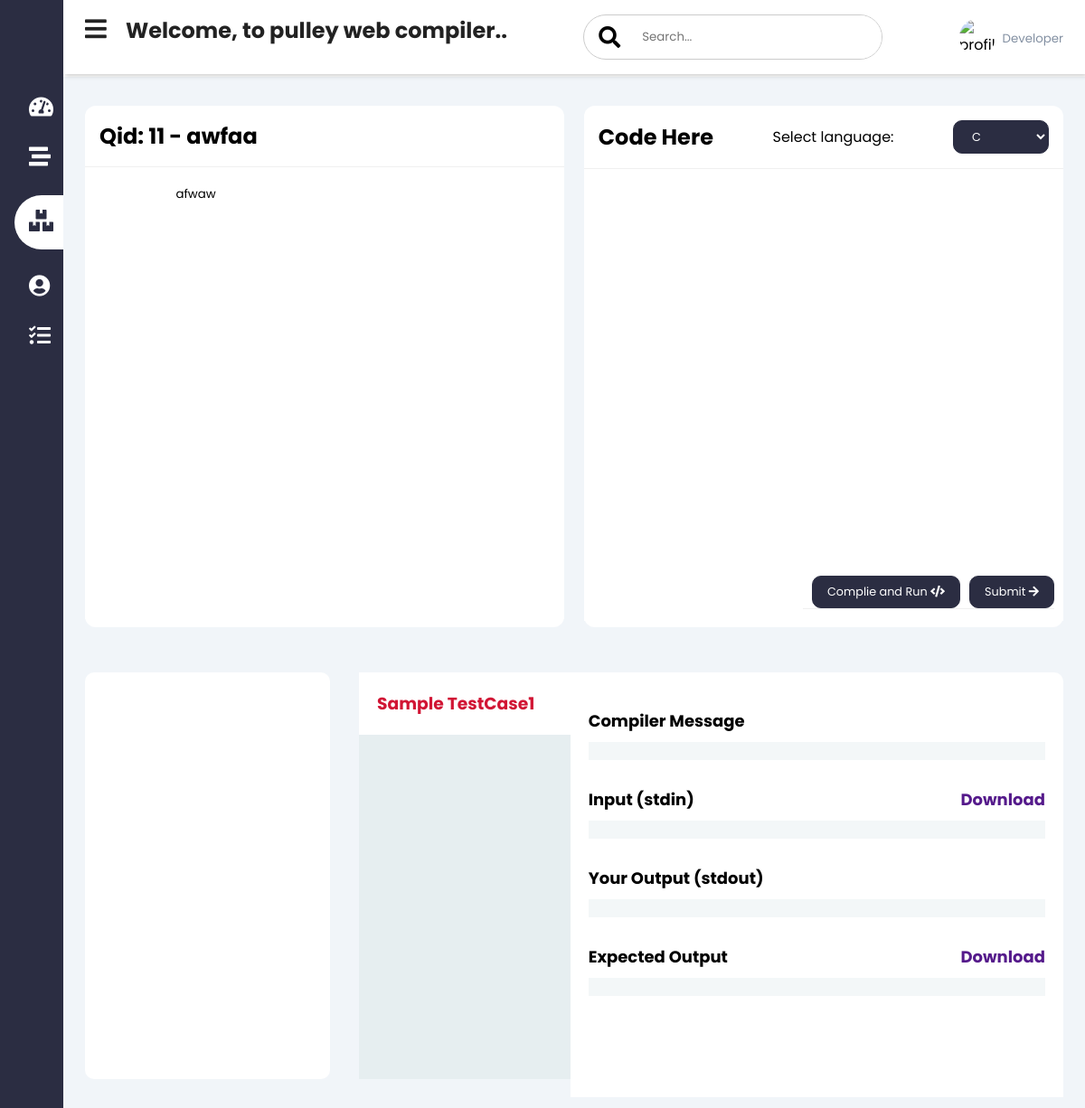
/competition_compiler/11, run on the app's committed database.
### Compiler/models.py (models this page shows, shortened)
class Contest_Questions(models.Model):
    contest_id = models.ForeignKey(All_Contest_Data,on_delete=models.CASCADE,null=True)
    title = models.CharField(max_length=100, null=True)
    long_des = models.TextField(null=True)
    image = models.FileField(null=True, blank=True)
    inputt1 = models.TextField(null=True, blank=True)
    ex_outputt1 = models.TextField(null=True, blank=True)
    inputt2 = models.TextField(null=True, blank=True)
    ex_outputt2 = models.TextField(null=True, blank=True)
    inputt3 = models.TextField(null=True, blank=True)
    ex_outputt3 = models.TextField(null=True, blank=True)
    inputt4 = models.TextField(null=True, blank=True)
    ex_outputt4 = models.TextField(null=True, blank=True)
    inputt5 = models.TextField(null=True, blank=True)
    ex_outputt5 = models.TextField(null=True, blank=True)
    inputt6 = models.TextField(null=True, blank=True)
    ex_outputt6 = models.TextField(null=True, blank=True)
    inputt7 = models.TextField(null=True, blank=True)
    ex_outputt7 = models.TextField(null=True, blank=True)
    inputt8 = models.TextField(null=True, blank=True)
    ex_outputt8 = models.TextField(null=True, blank=True)
    inputt9 = models.TextField(null=True, blank=True)
    ex_outputt9 = models.TextField(null=True, blank=True)
    inputt10 = models.TextField(null=True, blank=True)
    ex_outputt10 = models.TextField(null=True, blank=True)

### Compiler/views.py (the view, shortened to what this page needs)
# urls.py: path('competition_compiler/<int:cpid>', Solve_Competition_Problem, name="Solve_Competition_Problem"),
def Solve_Competition_Problem(request, cpid):
    data = Contest_Questions.objects.get(id=cpid)
    d = {'data':data}
    return render(request, 'competition_compiler.html',d)

### Compiler/templates/competition_compiler.html (shortened to what this page needs)
{% load static %}
<!DOCTYPE html>
<html>
<head>
    <link rel="stylesheet" href="https://use.fontawesome.com/releases/v5.15.3/css/all.css">
    <link rel="stylesheet" href="{% static 'assets/style.css' %}">
    <link rel="stylesheet" href="{% static 'assets/practice.css' %}">
</head>
<body>
    <div class="sidebar">
        <div class="sidebar-brand">
        </div>
        <div class="sidebar-menu">
          <ul>
              <li>
              <a href="{% url 'Compiler:Main_Compiler' %}">
                <span class="fas fa-tachometer-alt"></span>
              </a>
            </li>
            <li>
              <a href="{% url 'Compiler:Pratice' %}">
                <span class="fas fa-stream"></span>
              </a>
            </li>
            <li>
              <a href="{% url 'Compiler:All_Contest' %}" class="active">
                <span class="fas fa-boxes"></span>
              </a>
            </li>
            <li>
              <a href="#">
                <span class="fas fa-user-circle"></span>
              </a>
            </li>
            {% if request.user.is_authenticated %}
            <li>
              <a href="{% url 'Compiler:Logout' %}">
                <span class="fas fa-tasks"></span>
                <span>Logout</span>
              </a>
            </li>
            {% else %}
            <li>
              <a href="{% url 'Compiler:Login' %}">
                <span class="fas fa-tasks"></span>
              </a>
            </li>
            {% endif %}
          </ul>
        </div>
    </div>
    <div class="main-content">
      <header>
        <h2>
          <label for="nav-toggle">
            <span class="fas fa-bars"></span>
          </label>
          {% if request.user.is_authenticated %}
         Welcome, {{ request.user.first_name }} to pulley web compiler...
          {% else %}
          Welcome, to pulley web compiler..
          {% endif %}
        </h2>
        <div class="search-wrapper">
          <span class="fas fa-search"> </span>
          <input type="search" placeholder="Search..." />
        </div>
        <div class="user-wrapper">
         <img src="https://media-exp1.licdn.com/dms/image/C5103AQGd1Q7QeOkk2w/profile-displayphoto-shrink_400_400/0/1570086262982?e=1626307200&v=beta&t=hzxahV3DjxVr5YViy4QGGv8xssHJ0IwogiPxwjzX5F4" width="40px" height="40px" alt="profile-img">
         <div class="">
            <small>Developer</small>
         </div>
        </div>
      </header>
      <main>
          <div class="projects">
            <div class="practicecard card">
                <div class="card-header">
                  <h2>Qid: {{ data.id }} -  {{ data.title }}</h2>
                </div>
                <div class="card-body">
                    <textarea  name="" id="">
                        {{ data.long_des }}
                    </textarea>
                </div>
              </div>
            <div class="practicecard card">
                 <form id="code_form" action="{% url 'Compiler:Solve_Competition_Problem' data.id %}">
              <div class="card-header">
                <h2>Code Here</h2>
                <label for="language">Select language: </label>
                <select name="language" id="language">
                  <option value="c">C</option>
                </select>
              </div>
              <div class="card-body">
                  <textarea  name="code_code" id="code_code">
                      {{code}}
                  </textarea>
                  <div  class="compiler">
                    <button type="submit">Complie and Run <span class="fas fa-code"></span> </button>
                    <button type="submit">Submit <span class="fas fa-arrow-right"></span> </button>
                  </div>
              </div>
            </div>
        </div>
 <div class="ritikwedssneha">
          <div class="pavitrakidrasti">
            <div>
            <br>
            </div>
          </div>
          <div class="yati-vaishnavi">
            <div class="left">
              <div class="testcase">
                <h3>Sample TestCase1</h3>
              </div>
            </div>
            <div class="right">
              <div class="compiler_test">
              <div class="compilerheading"><h4>Compiler Message</h4></div>
              <div class="compilerdata" ><p id="message">{{message}}</p></div>
            </div>
            <div class="compiler_test">
              <div class="compilerheading"><h4>Input (stdin)</h4><h4><a href="">Download</a></h4></div>
              <div class="compilerdata" ><p id="test_case">{{inn}}</p></div>
            </div>
            <div class="compiler_test">
              <div class="compilerheading"><h4>Your Output (stdout)</h4></div>
              <div class="compilerdata" ><p id="output">{{output}}</p></div>
            </div>
            <div class="compiler_test">
              <div class="compilerheading"><h4>Expected Output</h4><h4><a href="">Download</a></h4></div>
              <div class="compilerdata" ><p id="expected_output">{{ou}}</p></div>
            </div></div>
          </div>
        </div>
      </main>
    </div>
</body>
</html>

### Compiler/static/assets/style.css (style rules this page uses)
:root { --main-color: #2b2d42; --color-dark: #1D2231; --text-grey: #8390A2; }
* { padding: 0; margin: 0; box-sizing: border-box; list-style: none; text-decoration: none; font-family: 'Poppins' ,sans-serif; }
.sidebar { width: 245px; position: fixed; left: 0; top: 0; height: 100%; z-index: 100; background: var(--main-color); transition: width 300ms; }
.sidebar-brand { height: 90px; padding: 1rem 0rem 1rem 2rem; color: #fff; }
.sidebar-menu li { width: 100%; margin-bottom: 1.7rem; padding-left: 1rem; }
.sidebar-menu { margin-top: 1rem; }
.sidebar-menu a { padding-left: 1rem; display: block; color: #fff; font-size: 1.1rem; }
.sidebar-menu a span:first-child { font-size: 1.5rem; padding-right: 1rem; }
.sidebar-menu a.active { background: #fff; padding-top: 1rem; padding-bottom: 1rem; color: var(--main-color); border-radius: 30px 0px 0px 30px; }
.main-content { transition: margin-left 300ms; margin-left: 245px; }
header { background: #fff; display: flex; justify-content: space-between; padding: 1rem 1.5rem; box-shadow: 2px 2px 5px rgba(0, 0, 0, 0.2); position: fixed; left: 245px; top:0; z-index: 100; width: calc(100% - 245px); transition: left 300ms; }
header h2 { color: #222; }
header label span { font-size: 1.7rem; padding-right: 1rem; }
.search-wrapper { border: solid 1px #ccc; border-radius: 30px; height: 50px; display: flex; align-items: center; overflow-x: hidden; }
.search-wrapper span { display: inline-block; padding: 0rem 1rem; font-size: 1.5rem; }
.search-wrapper input { height: 100%; padding: .5rem; border: none; outline: none; }
.user-wrapper { display: flex; align-items: center; }
.user-wrapper img { border-radius: 50%; margin-right: .5rem; }
.user-wrapper small { display: inline-block; color: var(--text-grey); margin-top: -1px !important; }
main { margin-top: 85px; padding: 2rem 1.5rem; background: #f1f5f9; min-height: calc(100vh - 90px); }
.card { background: #fff; border-radius: 12px; }
.card-header { padding: 1rem; }
.card-header { display: flex; justify-content: space-between; align-items: center; border-bottom: 1px solid #f0f0f0; }
.card-header button,.card-header select { background: var(--main-color); border-radius: 10px; color: #fff; font-size: .8rem; padding: .5rem 1rem; border:1px solid var(--main-color); }
.compiler { position: absolute; right: 10px; bottom: 20px; display: flex; align-items: center; border-bottom: 1px solid #f0f0f0; }
.compiler button,.compiler a { cursor: pointer; background: var(--main-color); border-radius: 10px; color: #fff; margin-left: 10px; font-size: .8rem; padding: .5rem 1rem; border:1px solid var(--main-color); }
.card-body { position: relative; }
.card-body>textarea { padding: 20px 15px; min-height: 500px; width: 100%; max-height: 600px; overflow: scroll; resize: none; scroll-behavior: smooth; border: none; outline: none; }
@media only screen and (max-width: 1200px) { .sidebar { width: 70px ; } }
@media only screen and (max-width: 1200px) { .sidebar .sidebar-brand, .sidebar li { padding-left: 1rem; text-align: center; } }
@media only screen and (max-width: 1200px) { .main-content { margin-left: 70px; } }
@media only screen and (max-width: 1200px) { .main-content header { width: calc(100% - 70px); left:70px; } }

### Compiler/static/assets/practice.css (style rules this page uses)
.projects { width: 100% !important; display: flex; justify-content: space-between; }
.practicecard { width: 49%; }
.ritikwedssneha { margin-top: 50px; width: 100%; display: flex !important; justify-content: space-between; }
.pavitrakidrasti { background-color: white; width: 25%; height: 450px; padding: 20px; box-sizing: border-box; border-radius: 10px; }
.yati-vaishnavi { width: 72%; height: 450px; background-color: white; box-sizing: border-box; border-radius: 10px; display: flex; scroll-padding: 2px; }
.left { background-color: RGB(230, 238, 240); width: 30%; height: 100%; color: rgb(209, 21, 52); }
.testcase { padding: 20px 10px 20px 20px; background-color: rgb(255, 255, 255); }
.right { margin-top: 20px; overflow-y: scroll; min-height:100%; background-color: rgb(255, 255, 255); padding: 20px; width: 70%; }
.compilerdata { padding: 10px; font-size: 18px; background-color: #f3f7f8; }
.compilerheading { display: flex; font-weight: 300 !important; font-size: 18px !important; justify-content: space-between; margin-bottom: 10px; }
.compiler_test { margin-bottom: 30px; }

### data on the page
Contest_Questions: id "11", title "awfaa", long_des "afwaw"
